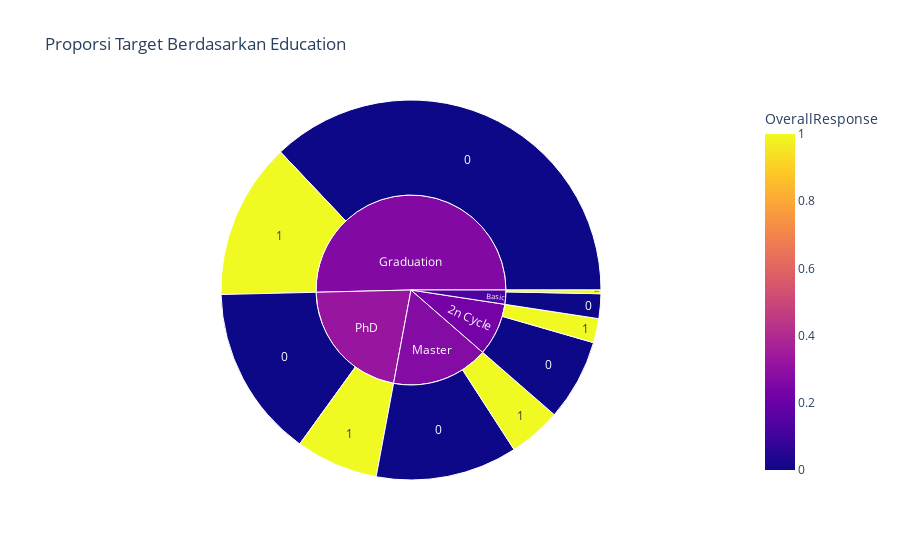

Notebook code for this chart:
### Markdown cell above
Grafik proporsi menunjukkan bahwa meskipun semua kategori pendidikan didominasi oleh pelanggan yang tidak merespons, terdapat perbedaan tingkat respons. Pelanggan dengan pendidikan PhD memiliki proporsi respons tertinggi, diikuti oleh Master dan Graduation, sedangkan kategori Basic memiliki proporsi respons paling rendah. Hal ini mengindikasikan pola bahwa semakin tinggi tingkat pendidikan, semakin besar kemungkinan pelanggan memberikan respons terhadap kampanye.

### Code cell
fig=px.sunburst(df,path=['Education','OverallResponse'],color='OverallResponse', title=f'Proporsi Target Berdasarkan Education')
fig.show()

### Figure 1 — Plotly figure (JSON) as saved in the notebook; plotly's stock layout.template omitted (floating-point values rounded to 4 significant figures)
{"data": [{"branchvalues": "total", "customdata": [[1.0], [0.0], [0.0], [0.0], [1.0], [0.0], [1.0], [0.0], [1.0], [1.0], [0.2644], [0.3237], [0.2703], [0.1296], [0.2289]], "domain": {"x": [0, 1], "y": [0, 1]}, "hovertemplate": "labels=%{label}<br>count=%{value}<br>parent=%{parent}<br>id=%{id}<br>OverallResponse=%{color}<extra></extra>", "ids": ["Graduation/1", "Graduation/0", "PhD/0", "Master/0", "PhD/1", "Basic/0", "Master/1", "2n Cycle/0", "2n Cycle/1", "Basic/1", "Graduation", "PhD", "Master", "Basic", "2n Cycle"], "labels": ["1", "0", "0", "0", "1", "0", "1", "0", "1", "1", "Graduation", "PhD", "Master", "Basic", "2n Cycle"], "marker": {"coloraxis": "coloraxis", "colors": [1.0, 0.0, 0.0, 0.0, 1.0, 0.0, 1.0, 0.0, 1.0, 1.0, 0.2644, 0.3237, 0.2703, 0.1296, 0.2289]}, "name": "", "parents": ["Graduation", "Graduation", "PhD", "Master", "PhD", "Basic", "Master", "2n Cycle", "2n Cycle", "Basic", "", "", "", "", ""], "type": "sunburst", "values": [298, 829, 328, 270, 157, 47, 100, 155, 46, 7, 1127, 485, 370, 54, 201]}], "layout": {"coloraxis": {"colorbar": {"title": {"text": "OverallResponse"}}, "colorscale": [[0, "#0d0887"], [0.1111, "#46039f"], [0.2222, "#7201a8"], [0.3333, "#9c179e"], [0.4444, "#bd3786"], [0.5556, "#d8576b"], [0.6667, "#ed7953"], [0.7778, "#fb9f3a"], [0.8889, "#fdca26"], [1, "#f0f921"]]}, "legend": {"tracegroupgap": 0}, "title": {"text": "Proporsi Target Berdasarkan Education"}}}
